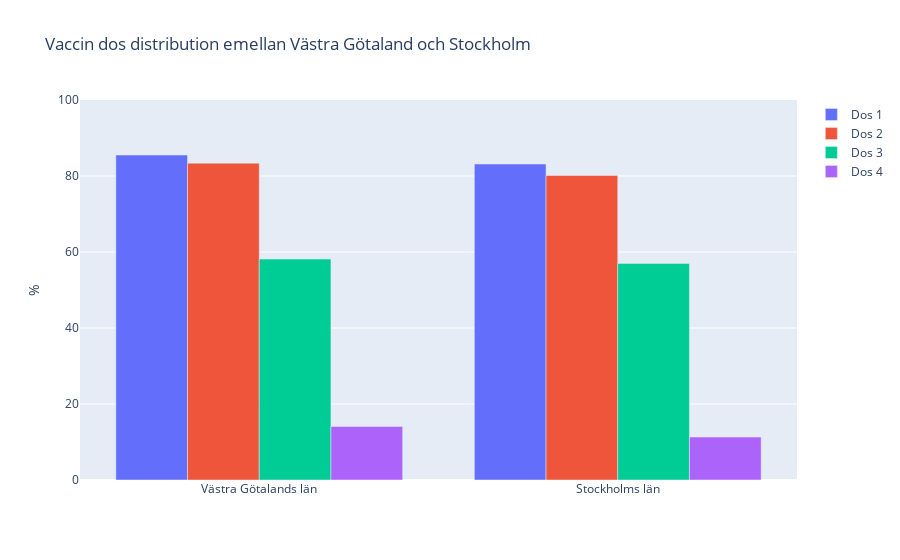

Write notebook code for a chart like this one.
### Markdown cell above
### g)

### Code cell
fig = px.bar(
    data_frame=vaccin_kommun_och_older['Län_namn'],
    x=['Västra Götalands län', 'Stockholms län'],
    y=[
        percent_dose_1[['Västra Götalands län', 'Stockholms län']],
        percent_dose_2[['Västra Götalands län', 'Stockholms län']],
        percent_dose_3[['Västra Götalands län', 'Stockholms län']],
        percent_dose_4[['Västra Götalands län', 'Stockholms län']]
    ],
    barmode='group',
    title='Vaccin dos distribution emellan Västra Götaland och Stockholm',
    labels={
        'value': '%',
        'variable': '',
        'x': ''
    }
)

fig.update_layout(yaxis_range=[0, 100])

# Source: https://stackoverflow.com/questions/64371174/plotly-how-to-change-variable-label-names-for-the-legend-in-a-plotly-express-li
fig.for_each_trace(lambda t: t.update(name=rename[t.name]))

fig.show()
fig.write_html("Visualiseringar/Vaccin_dos_distribution_emellan_Västra_Götaland_och_Stockholm.html")

### Figure 1 — Plotly figure (JSON) as saved in the notebook; plotly's stock layout.template omitted (floating-point values rounded to 4 significant figures)
{"data": [{"alignmentgroup": "True", "hovertemplate": "=%{x}<br>%=%{y}<extra></extra>", "legendgroup": "wide_variable_0", "marker": {"color": "#636efa", "pattern": {"shape": ""}}, "name": "Dos 1", "offsetgroup": "wide_variable_0", "orientation": "v", "showlegend": true, "textposition": "auto", "type": "bar", "x": ["Västra Götalands län", "Stockholms län"], "xaxis": "x", "y": [85.52, 83.14], "yaxis": "y"}, {"alignmentgroup": "True", "hovertemplate": "=%{x}<br>%=%{y}<extra></extra>", "legendgroup": "wide_variable_1", "marker": {"color": "#EF553B", "pattern": {"shape": ""}}, "name": "Dos 2", "offsetgroup": "wide_variable_1", "orientation": "v", "showlegend": true, "textposition": "auto", "type": "bar", "x": ["Västra Götalands län", "Stockholms län"], "xaxis": "x", "y": [83.37, 80.13], "yaxis": "y"}, {"alignmentgroup": "True", "hovertemplate": "=%{x}<br>%=%{y}<extra></extra>", "legendgroup": "wide_variable_2", "marker": {"color": "#00cc96", "pattern": {"shape": ""}}, "name": "Dos 3", "offsetgroup": "wide_variable_2", "orientation": "v", "showlegend": true, "textposition": "auto", "type": "bar", "x": ["Västra Götalands län", "Stockholms län"], "xaxis": "x", "y": [58.15, 57.0], "yaxis": "y"}, {"alignmentgroup": "True", "hovertemplate": "=%{x}<br>%=%{y}<extra></extra>", "legendgroup": "wide_variable_3", "marker": {"color": "#ab63fa", "pattern": {"shape": ""}}, "name": "Dos 4", "offsetgroup": "wide_variable_3", "orientation": "v", "showlegend": true, "textposition": "auto", "type": "bar", "x": ["Västra Götalands län", "Stockholms län"], "xaxis": "x", "y": [14.11, 11.32], "yaxis": "y"}], "layout": {"barmode": "group", "legend": {"title": {"text": ""}, "tracegroupgap": 0}, "title": {"text": "Vaccin dos distribution emellan Västra Götaland och Stockholm"}, "xaxis": {"anchor": "y", "domain": [0, 1], "title": {"text": ""}}, "yaxis": {"anchor": "x", "domain": [0, 1], "range": [0, 100], "title": {"text": "%"}}}}
